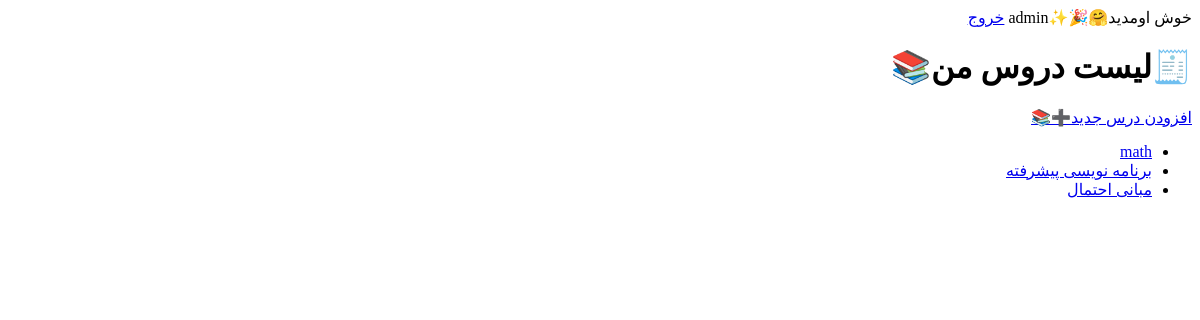
The app's page / (signed in), older data.
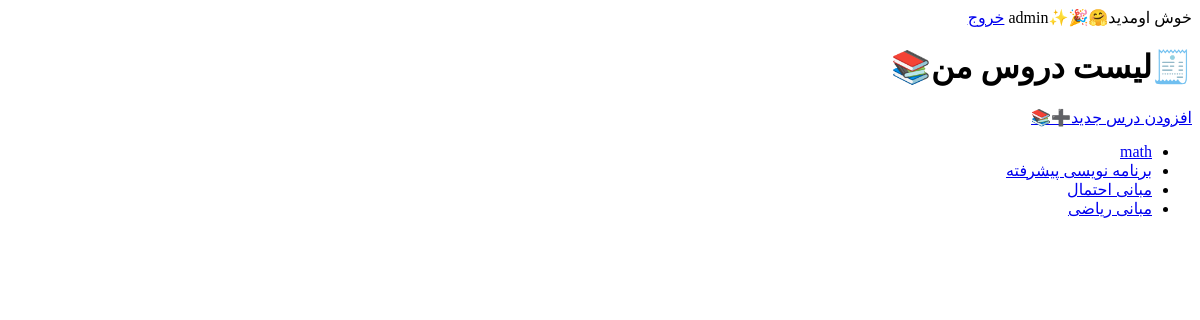
The same page, newer data.
### notes/models.py (models this page shows, shortened)
class Course(models.Model):
    user = models.ForeignKey(User, on_delete=models.CASCADE)
    name = models.CharField(max_length=200)
    created_at = models.DateTimeField(auto_now_add=True)

### notes/views.py (the view)
# urls.py: path('',course_list,name='course_list'),
def course_list(request):
    courses = Course.objects.all()
    return render(request, 'notes/course_list.html', {'courses': courses})

### templates/notes/course_list.html (shortened to what this page needs)
<!DOCTYPE html>
<html dir="rtl">
<head>
</head>
<body>
    <div>
        {% if user.is_authenticated %}
            <span>خوش اومدید🤗🎉✨{{ user.username }}</span>
            <a href="{% url 'logout' %}">خروج</a>
        {% else %}
            <a href="{% url 'login' %}">ورود</a> |
            <a href="{% url 'register' %}">ثبت نام✨🎉</a>
        {% endif %}
    </div>
    <h1>🧾لیست دروس من📚</h1>
    {% if user.is_authenticated %}
        <a href="{% url 'course_create' %}">افزودن درس جدید➕📚</a>
    {% endif %}
    <ul>
        {% for course in courses %}
            <li><a href="{% url 'note_list' course.id %}">{{ course.name }}</a></li>
        {% empty %}
            <li>درسی ثبت نشده🗿🍃</li>
        {% endfor %}
    </ul>
</body>
</html>

Row changes from the older to the newer data that the page shows:
added Course: name "مبانی ریاضی"
